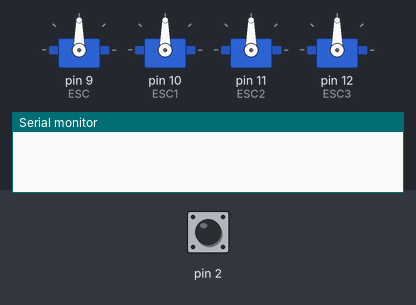
This sketch was run on a simulated Arduino Uno, built with avr-gcc and run on an emulated ATmega328P. Shown: 4 × servo, the last lines printed to the serial monitor. The test bench sets the inputs (shaded band); at power-on: pin 2 LOW.

Above: at 1.2 s.
1.3 s: pin 2 pulsed HIGH 2 times (0.12 s each, 0.3 s apart)
At 2.1 s:
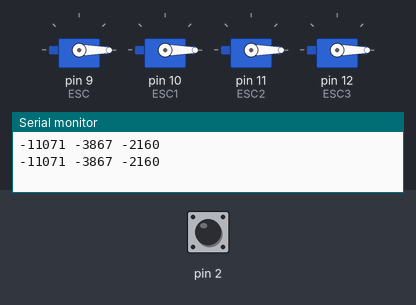
Timing chart, 0 to 4.3 s (numbered marks = the images above; inputs shaded):
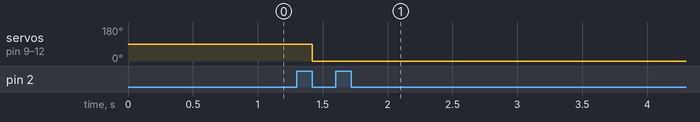

The sketch:

PWM_Replicator.ino
```cpp
#include <Servo.h>

Servo ESC;
Servo ESC1;
Servo ESC2;
Servo ESC3;
int val;
int potValue;
int adjPower;

void setup() {
  Serial.begin(9600);
  pinMode(2, INPUT);
  ESC.attach(9, 1000, 2000);
  ESC1.attach(10, 1000, 2000);
  ESC2.attach(11, 1000, 2000);
  ESC3.attach(12, 1000, 2000);
}

void loop() {
  val = pulseIn(2, HIGH, 100000000000000);
  adjPower = map(val, 995, 2000, 995, 1400);
  potValue = map(adjPower, 995, 1400, 0, 180);
  Serial.print(val);
  Serial.print(" ");
  Serial.print(adjPower);
  Serial.print(" ");
  Serial.println(potValue);
  ESC.write(potValue);
  ESC1.write(potValue);
  ESC2.write(potValue);
  ESC3.write(potValue);
}
```

Measured:
- after the input at 1.3 s, servo on pin 9 (ESC), servo on pin 10 (ESC1), servo on pin 11 (ESC2), servo on pin 12 (ESC3): 90° → 0° after 0.12 s
